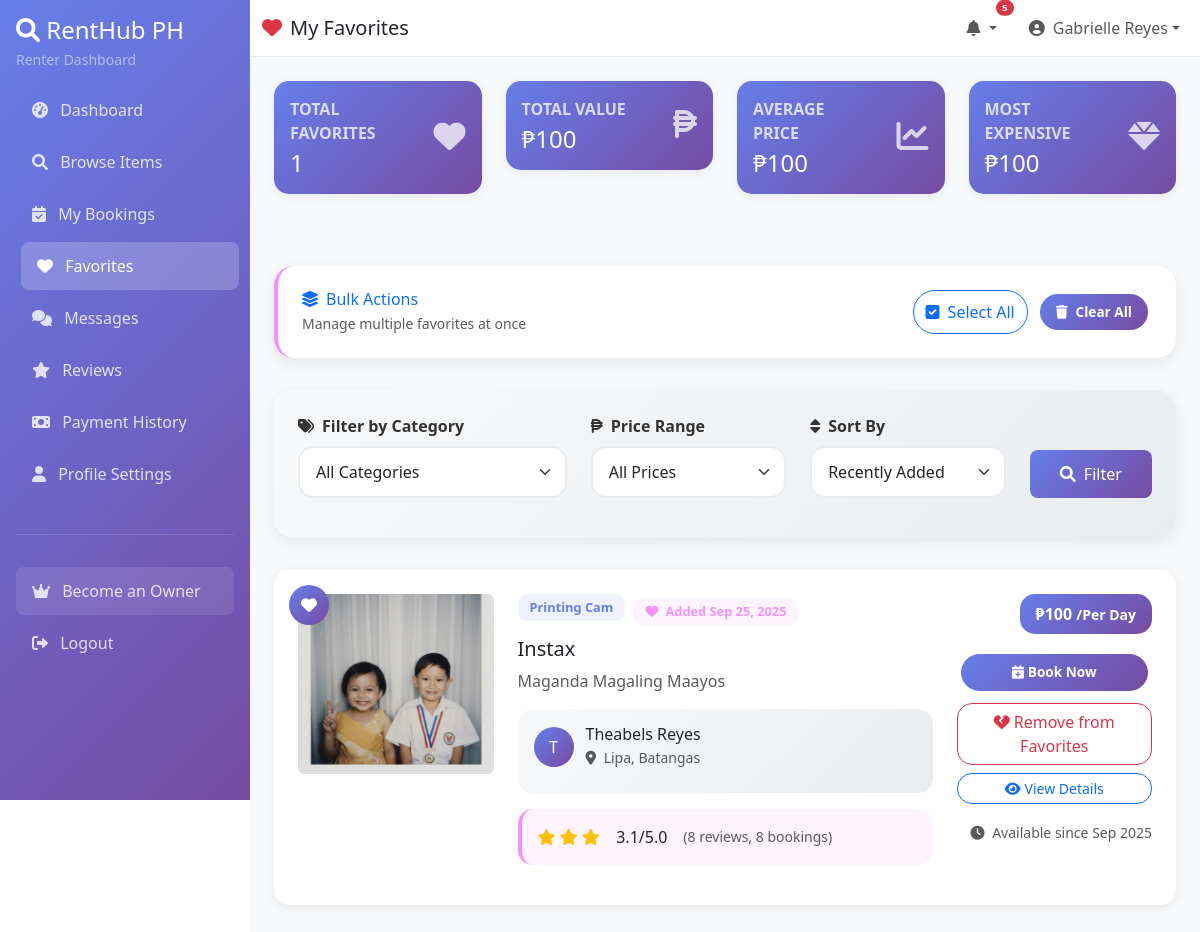
The app's page /renter/favorites.php (signed in) with its own data.
### tables this page shows
CREATE TABLE `products` (
  `ProductID` int(11) NOT NULL,
  `OwnerID` int(11) DEFAULT NULL,
  `CategoryID` int(11) DEFAULT NULL,
  `Prod_Name` varchar(255) NOT NULL,
  `Prod_Description` text DEFAULT NULL,
  `Prod_Brand` varchar(100) DEFAULT NULL,
  `Prod_Model` varchar(100) DEFAULT NULL,
  `Prod_Condition` varchar(50) DEFAULT NULL,
  `Prod_RentalPrice` decimal(10,2) NOT NULL,
  `Prod_PriceType` varchar(20) DEFAULT NULL,
  `Prod_SecurityDeposit` decimal(10,2) DEFAULT NULL,
  `Prod_MinRentalDuration` int(11) DEFAULT NULL,
  `Prod_MaxRentalDuration` int(11) DEFAULT NULL,
  `Prod_Availability` tinyint(1) DEFAULT 1,
  `Prod_CreatedAt` timestamp NOT NULL DEFAULT current_timestamp(),
  `Prod_UpdatedAt` timestamp NOT NULL DEFAULT current_timestamp() ON UPDATE current_timestamp(),
  `Prod_Status` varchar(50) DEFAULT 'Active',
  `Prod_IsFeatured` tinyint(1) DEFAULT 0,
  `Prod_FeaturedUntil` datetime DEFAULT NULL
);

CREATE TABLE `categories` (
  `CategoryID` int(11) NOT NULL,
  `Cat_Name` varchar(100) NOT NULL,
  `Cat_Description` text DEFAULT NULL,
  `Cat_CreatedAt` timestamp NOT NULL DEFAULT current_timestamp(),
  `ParentCategoryID` int(11) NOT NULL
);

CREATE TABLE `user_accounts` (
  `UserID` int(11) NOT NULL,
  `User_Name` varchar(255) NOT NULL,
  `User_Email` varchar(255) NOT NULL,
  `User_Password` varchar(255) NOT NULL,
  `User_Phone` varchar(20) DEFAULT NULL,
  `User_Role` int(11) DEFAULT NULL,
  `User_CreatedAt` timestamp NOT NULL DEFAULT current_timestamp(),
  `User_UpdatedAt` timestamp NOT NULL DEFAULT current_timestamp() ON UPDATE current_timestamp(),
  `User_Photo` varchar(255) DEFAULT NULL,
  `User_IsVerified` tinyint(1) DEFAULT 0,
  `User_Status` varchar(50) DEFAULT 'Active',
  `User_Birthdate` date DEFAULT NULL,
  `User_Gender` varchar(20) DEFAULT NULL,
  `User_Bio` text DEFAULT NULL
);

### renter/favorites.php (the view, shortened to what the rows shown need)
<?php
$database = new Database();
$conn = $database->getConnection();
$user_id = $_SESSION['user_id'];
$sort_by = isset($_GET['sort']) ? $_GET['sort'] : 'newest';
$conditions = ["f.UserID = ?", "p.Prod_Status = 'Active'", "p.Prod_Availability = 1"];
$params = [$user_id];
$sort_options = [
    'newest' => 'f.Fav_AddedAt DESC',
    'oldest' => 'f.Fav_AddedAt ASC',
    'price_low' => 'p.Prod_RentalPrice ASC',
    'price_high' => 'p.Prod_RentalPrice DESC',
    'name_asc' => 'p.Prod_Name ASC',
    'popular' => 'booking_count DESC'
];
$order_by = isset($sort_options[$sort_by]) ? $sort_options[$sort_by] : 'f.Fav_AddedAt DESC';
$query = "SELECT p.*, pi.PI_ImagePath, u.User_Name as Owner_Name, ua.UA_City, ua.UA_Province,
          c.Cat_Name, f.Fav_AddedAt as Favorited_At,
          (SELECT COUNT(*) FROM bookings WHERE ProductID = p.ProductID) as booking_count,
          (SELECT AVG(Rev_Rating) FROM reviews r JOIN bookings b ON r.BookingID = b.BookingID WHERE b.ProductID = p.ProductID) as avg_rating,
          (SELECT COUNT(*) FROM reviews r JOIN bookings b ON r.BookingID = b.BookingID WHERE b.ProductID = p.ProductID) as review_count,
          pl.PL_PickupAvailable, pl.PL_DeliveryAvailable, pl.PL_DeliveryFee,
          CONCAT_WS(', ',
                NULLIF(ua.UA_Street, ''),
                NULLIF(ua.UA_Barangay, ''),
                NULLIF(ua.UA_City, ''),
                NULLIF(ua.UA_Province, '')
          ) as FullAddress
          FROM favorites f
          JOIN products p ON f.ProductID = p.ProductID
          LEFT JOIN product_images pi ON p.ProductID = pi.ProductID AND pi.PI_IsMain = 1
          JOIN user_accounts u ON p.OwnerID = u.UserID
          LEFT JOIN user_addresses ua ON u.UserID = ua.UserID AND ua.UA_IsDefault = 1
          LEFT JOIN categories c ON p.CategoryID = c.CategoryID
          LEFT JOIN product_locations pl ON p.ProductID = pl.ProductID
          WHERE " . implode(' AND ', $conditions) . "
          ORDER BY " . $order_by;
$stmt = $conn->prepare($query);
$stmt->execute($params);
$favorites = $stmt->fetchAll(PDO::FETCH_ASSOC);
?>
<!DOCTYPE html>
<html lang="en">
<head>
    <link href="https://cdn.jsdelivr.net/npm/bootstrap@5.3.0/dist/css/bootstrap.min.css" rel="stylesheet">
    <link href="https://cdnjs.cloudflare.com/ajax/libs/font-awesome/6.0.0/css/all.min.css" rel="stylesheet">
    <link href="https://cdn.jsdelivr.net/npm/sweetalert2@11.7.3/dist/sweetalert2.min.css" rel="stylesheet">
    <link href="../css/sidebar-scrollbar.css" rel="stylesheet">
    <link href="../css/renter-theme.css" rel="stylesheet">
</head>
<body>
    <div class="main-content">
        <div class="container-fluid p-4">
            <?php if(empty($favorites)): ?>
                <div class="empty-state">
                    <i class="fas fa-heart-broken"></i>
                    <h4 class="text-muted">No favorites yet</h4>
                    <p class="text-muted">Start adding products to your favorites to see them here. Browse our amazing collection to find items you love!</p>
                    <a href="browse.php" class="btn btn-primary btn-lg" style="border-radius: 25px;">
                        <i class="fas fa-search me-2"></i>Browse Products
                    </a>
                </div>
            <?php else: ?>
                <?php foreach($favorites as $favorite): ?>
                <div class="favorite-card card">
                    <div class="favorite-badge">
                        <i class="fas fa-heart"></i>
                    </div>
                    <div class="card-body p-4">
                        <div class="row">
                            <div class="col-md-3">
                                <?php if (!empty($favorite['PI_ImagePath'])): ?>
                                    <img src="<?php echo '../' . htmlspecialchars($favorite['PI_ImagePath']); ?>"
                                         class="img-fluid rounded" style="height: 180px; width: 100%; object-fit: cover;"
                                         alt="<?php echo htmlspecialchars($favorite['Prod_Name']); ?>"
                                         onerror="this.src='../assets/images/no-image.jpg'">
                                <?php else: ?>
                                    <div class="d-flex align-items-center justify-content-center bg-light border rounded" style="height: 180px; width: 100%;">
                                        <i class="fas fa-image fa-3x text-muted"></i>
                                    </div>
                                <?php endif; ?>
                            </div>
                            <div class="col-md-6">
                                <div class="d-flex align-items-center mb-2">
                                    <?php if($favorite['Cat_Name']): ?>
                                        <span class="category-badge me-2"><?php echo htmlspecialchars($favorite['Cat_Name']); ?></span>
                                    <?php endif; ?>
                                    <span class="favorited-date">
                                        <i class="fas fa-heart me-1"></i>
                                        Added <?php echo date('M j, Y', strtotime($favorite['Favorited_At'])); ?>
                                    </span>
                                </div>
                                <h5 class="mb-2"><?php echo htmlspecialchars($favorite['Prod_Name']); ?></h5>
                                <p class="text-muted mb-3" style="display: -webkit-box; -webkit-line-clamp: 2; line-clamp: 2; -webkit-box-orient: vertical; overflow: hidden;">
                                    <?php echo htmlspecialchars($favorite['Prod_Description']); ?>
                                </p>
                                <div class="product-info">
                                    <div class="d-flex align-items-center mb-2">
                                        <div class="owner-avatar">
                                            <?php echo strtoupper(substr($favorite['Owner_Name'], 0, 1)); ?>
                                        </div>
                                        <div>
                                            <h6 class="mb-0"><?php echo htmlspecialchars($favorite['Owner_Name']); ?></h6>
                                            <?php if($favorite['UA_City']): ?>
                                                <small class="text-muted">
                                                    <i class="fas fa-map-marker-alt me-1"></i>
                                                    <?php echo htmlspecialchars($favorite['UA_City'] . ', ' . $favorite['UA_Province']); ?>
                                                </small>
                                            <?php endif; ?>
                                        </div>
                                    </div>
                                </div>
                                <?php if($favorite['avg_rating']): ?>
                                <div class="favorite-details">
                                    <div class="d-flex align-items-center">
                                        <div class="rating-stars me-2">
                                            <?php for($i = 1; $i <= 5; $i++): ?>
                                                <i class="fas fa-star<?php echo $i <= $favorite['avg_rating'] ? '' : '-o'; ?>"></i>
                                            <?php endfor; ?>
                                        </div>
                                        <span class="me-3"><?php echo number_format($favorite['avg_rating'], 1); ?>/5.0</span>
                                        <small class="text-muted">
                                            (<?php echo $favorite['review_count']; ?> reviews, <?php echo $favorite['booking_count']; ?> bookings)
                                        </small>
                                    </div>
                                </div>
                                <?php endif; ?>
                            </div>
                            <div class="col-md-3">
                                <div class="text-end">
                                    <div class="price-tag mb-3">
                                        ₱<?php echo number_format($favorite['Prod_RentalPrice'], 0); ?>
                                        <small>/<?php echo htmlspecialchars($favorite['Prod_PriceType']); ?></small>
                                    </div>
                                    <div class="d-flex flex-column gap-2">
                                        <button class="btn action-btn book"
                                                onclick="bookProduct(<?php echo $favorite['ProductID']; ?>)"
                                                data-product-id="<?php echo $favorite['ProductID']; ?>"
                                                data-owner-id="<?php echo $favorite['OwnerID']; ?>"
                                                data-security-deposit="<?php echo $favorite['Prod_SecurityDeposit'] ?? 0; ?>"
                                                data-delivery-available="<?php echo isset($favorite['PL_DeliveryAvailable']) ? $favorite['PL_DeliveryAvailable'] : 0; ?>"
                                                data-delivery-fee="<?php echo isset($favorite['PL_DeliveryFee']) ? $favorite['PL_DeliveryFee'] : 0; ?>"
                                                data-pickup-available="<?php echo isset($favorite['PL_PickupAvailable']) ? $favorite['PL_PickupAvailable'] : 1; ?>">
                                            <i class="fas fa-calendar-plus me-1"></i>Book Now
                                        </button>
                                        <form method="POST" style="display: inline;">
                                            <button type="button" name="remove_favorite" class="btn btn-outline-danger w-100"
                                                    onclick="confirmRemoveFavorite(<?php echo $favorite['ProductID']; ?>, '<?php echo addslashes($favorite['Prod_Name']); ?>')"
                                                    style="border-radius: 15px;">
                                                <i class="fas fa-heart-broken me-1"></i>Remove from Favorites
                                            </button>
                                        </form>
                                        <a href="../product.php?id=<?php echo $favorite['ProductID']; ?>"
                                           class="btn btn-outline-primary btn-sm" style="border-radius: 15px;">
                                            <i class="fas fa-eye me-1"></i>View Details
                                        </a>
                                    </div>
                                </div>
                                <div class="text-end mt-3">
                                    <small class="text-muted">
                                        <i class="fas fa-clock me-1"></i>
                                        Available since <?php echo date('M Y', strtotime($favorite['Prod_CreatedAt'])); ?>
                                    </small>
                                </div>
                            </div>
                        </div>
                    </div>
                </div>
                <?php endforeach; ?>
            <?php endif; ?>
        </div>
    </div>
</body>
</html>

### records on screen
products: CategoryID.Cat_Name "Printing Cam", Favorited_At "Sep 25, 2025", Prod_Name "Instax", Prod_Description "Maganda Magaling Maayos", OwnerID.User_Name "T", OwnerID.User_Name "Theabels Reyes", UA_Province "Lipa, Batangas", avg_rating "3.1", review_count "8", booking_count "8", Prod_RentalPrice "100", Prod_PriceType "Per Day", Prod_CreatedAt "Sep 2025"

### other values on screen
$notif_count "5"
$_SESSION['user_name'] "Gabrielle Reyes"
$stats['total_favorites'] "1"
$stats['total_value'] "100"
$stats['avg_price'] "100"
$stats['most_expensive'] "100"
